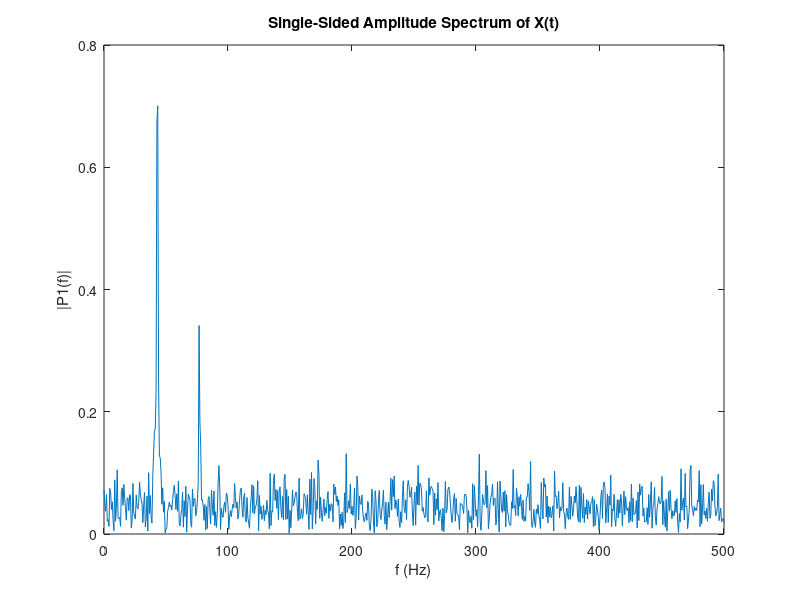

The MATLAB source for this figure:
%% Use a Fourier transform to find the frequency components of a signal buried in noise
%% Parameters
Fs = 1000;            % (Hz): Sampling frequency                    
T = 1/Fs;             % (s): Sampling period       
L = 1500;             % Length of signal
t = (0:L-1)*T;        % Time vector

%% Define signal characteristics
% Signal
S = 0.7 * sin(2*pi * 77 * t) + 2 * sin(2*pi * 43 * t);
% Corrupt with noise
X = S + 2 * randn(size(t));

% Plot the noisy signal in the time domain. It is difficult to identify the frequency components by looking at the signal X(t). 
plot(1000*t(1:50) ,X(1:50), 'linewidth', 1.5)
grid on
title('Signal Corrupted with Zero-Mean Random Noise')
xlabel('t (ms)')
ylabel('X(t)')

%% Compute the spectrum of the signal with FFT

% Extract the L-point DFT of the signal (complex)
signal_fft = fft(X, L);

% Compute the double-sided spectrum P2 (real): corresponds to the 
% (scaled) magnitude of the FFT
P2 = abs(signal_fft/L);

% Compute single-sided spectrum of the signal
P1 = P2(1:L/2+1);
% P1(:, 2:end-1) = 2 * P1(:, 2:end-1);

% Plotting
f = Fs*(0:(L/2))/L;
plot(f,P1) 
title('Single-Sided Amplitude Spectrum of X(t)')
xlabel('f (Hz)')
ylabel('|P1(f)|')
